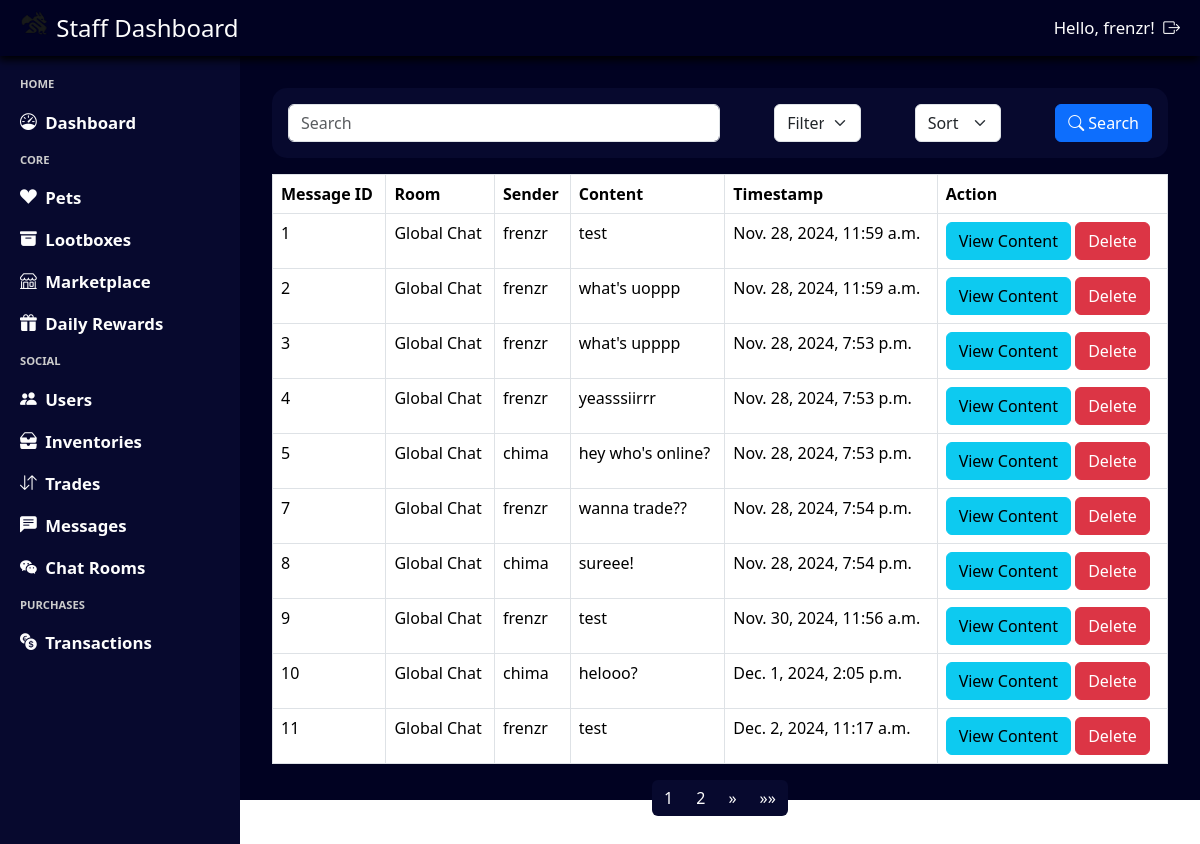
The app's page /staff/chats/ (signed in) with its own data.
### chat/models.py (models this page shows, shortened)
class Message(models.Model):
    room = models.ForeignKey(ChatRoom, on_delete=models.CASCADE, related_name="messages")
    sender = models.ForeignKey(User, on_delete=models.CASCADE, related_name="sent_messages")
    content = models.TextField()
    timestamp = models.DateTimeField(auto_now_add=True)

class ChatRoom(models.Model):
    ROOM_TYPES = [
        ('global', 'Global'),
        ('private', 'Private')
    ]
    type = models.CharField(max_length=10, choices=ROOM_TYPES)
    name = models.CharField(max_length=100, unique=True)
    members = models.ManyToManyField(User, blank=True)

### admin_system/views.py (the view, shortened to what this page needs)
# urls.py: path('chats/', views.query_chats, name='query_chats'),
@login_required(login_url='admin_login')
@user_passes_test(login_url='admin_login', test_func=is_staff)
def query_chats(request):
    query = request.GET.get('search', '')
    filter_by = request.GET.get('filter', '')
    sort_by = request.GET.get('sort', '')
    messages = Message.objects.all()
    if sort_by == 'descending':
        messages = messages.reverse()
    paginator = Paginator(messages, 10)  # Show 10 messages per page
    page_number = request.GET.get('page')
    page_obj = paginator.get_page(page_number)
    return render(request, 'staff_messages.html', {'page_obj': page_obj})

### admin_system/views.py (called while the page is built)
def is_staff(user):
    return user.is_staff

### base_template/context_processor.py (called while the page is built)
def profile_context(request):
    if request.user.is_authenticated:
        try:
            profile = Profile.objects.get(user = request.user)
            return {'navbar_profile': profile}
        except Profile.DoesNotExist:
            return {'navbar_profile': None}
    return {'navbar_profile': None}

### notification/context_processor.py (called while the page is built)
def notification_context(request):
    if request.user.is_authenticated:
        notifications = Notification.objects.filter(user=request.user, notif_status=Notification.Status.unread).count()
        return {'notifications': notifications}
    return {'notifications': 0}

### admin_system/templates/staff_messages.html (shortened to what this page needs)
{% extends "staff_template.html" %}
{% load static %}
{% block css %}
    <link rel="stylesheet" href="{% static 'staff_messages.css' %}"/>
{% endblock %}
{% block content %}
<div class="staff-messages-container">
    <form class="staff-messages-header" method="get" action="{% url 'query_chats' %}">
        <div id="search-container">
            <input type="text" name="search" class="form-control staff-messages-header-search" placeholder="Search" aria-label="Search" aria-describedby="basic-addon1">
        </div>
        <select name="filter" class="form-select staff-messages-header-filter" aria-label="Filter">
            <option value="message_id" selected>Filter by: Message ID</option>
        </select>
        <select name="sort" class="form-select staff-messages-header-sort" aria-label="Sort">
            <option value="" selected disabled>Sort by:</option>
        </select>
        <button class="btn btn-primary staff-messages-header-button" id="staff-messages-header-button-search">
            <i class="bi bi-search"></i>
            Search
        </button>
    </form>
    <table class="table table-bordered">
        <thead>
            <tr>
                <th>Message ID</th>
                <th>Room</th>
                <th>Sender</th>
                <th>Content</th>
                <th>Timestamp</th>
                <th>Action</th>
            </tr>
        </thead>
        <tbody>
            {% for message in page_obj %}
            <tr>
                <td>{{ message.id }}</td>
                <td>{{ message.room.name }}</td>
                <td>{{ message.sender.username }}</td>
                <td>{{ message.content|truncatechars:20 }}</td>
                <td>{{ message.timestamp }}</td>
                <td>
                    <button type="button" class="btn btn-info" data-toggle="modal" data-target="#viewMessageModal{{ message.id }}">View Content</button>
                    <button type="button" class="btn btn-danger" data-toggle="modal" data-target="#deleteMessageModal{{ message.id }}">Delete</button>
                </td>
            </tr>
            {% endfor %}
        </tbody>
    </table>
    <nav aria-label="Page navigation">
        <ul class="pagination">
            {% for num in page_obj.paginator.page_range %}
                {% if page_obj.number == num %}
                    <li class="page-item active"><a class="page-link" href="#">{{ num }}</a></li>
                {% elif num > page_obj.number|add:'-3' and num < page_obj.number|add:'3' %}
                    <li class="page-item"><a class="page-link" href="?page={{ num }}">{{ num }}</a></li>
                {% endif %}
            {% endfor %}
            {% if page_obj.has_next %}
            <li class="page-item">
                <a class="page-link" href="?page={{ page_obj.next_page_number }}" aria-label="Next">
                    <span aria-hidden="true">&raquo;</span>
                </a>
            </li>
            <li class="page-item">
                <a class="page-link" href="?page={{ page_obj.paginator.num_pages }}" aria-label="Last">
                    <span aria-hidden="true">&raquo;&raquo;</span>
                </a>
            </li>
            {% endif %}
        </ul>
    </nav>
</div>
{% endblock %}

### admin_system/templates/staff_template.html (shortened to what this page needs)
{% load static %}
<html>
    <head>
        <link rel="stylesheet" type="text/css" href="{% static 'staff_template.css' %}">
        <link rel="stylesheet" href="https://cdn.jsdelivr.net/npm/bootstrap@5.3.3/dist/css/bootstrap.min.css">
        <link rel="stylesheet" href="https://cdn.jsdelivr.net/npm/bootstrap-icons@1.11.3/font/bootstrap-icons.min.css">
        {% block css %}{% endblock %}
    </head>
    <body>
        <div class = "staff-template-container">
            <div class = "staff-template-navbar">
                <div class = "staff-template-navbar-title">
                    <img src="{% static 'logo.png' %}" alt="Logo" width="30" height="24" class="d-inline-block align-text-top">
                    Staff Dashboard
                </div>
                <div class = "staff-template-navbar-auth">
                    Hello, {{ user.username }}!
                    <a class = "staff-template-navbar-auth-item" href="{% url "staff_logout" %}">
                        <i class="bi bi-box-arrow-right"></i>
                    </a>
                </div>
            </div>
            <div class = "staff-template-left">
                HOME
                <a class = "staff-template-left-item" href="{% url 'staff_dashboard' %}">
                    <i class="bi bi-speedometer"></i>Dashboard
                </a>
                CORE
                <a class = "staff-template-left-item" href="{% url 'staff_pets' %}">
                    <i class="bi bi-suit-heart-fill"></i>Pets
                </a>
                <a class = "staff-template-left-item"  href="{% url 'staff_lootboxes' %}">
                    <i class="bi bi-archive-fill"></i>Lootboxes
                </a>
                <a class = "staff-template-left-item"  href="{% url 'staff_marketplace' %}">
                    <i class="bi bi-shop"></i>Marketplace
                </a>
                <a class = "staff-template-left-item"  href="{% url 'query_staff_rewards' %}">
                    <i class="bi bi-gift-fill"></i>Daily Rewards
                </a>
                SOCIAL
                <a class = "staff-template-left-item" href="{% url 'staff_users' %}">
                    <i class="bi bi-people-fill"></i>Users
                </a>
                <a class = "staff-template-left-item" href="{% url 'query_inventory' %}">
                    <i class="bi bi-inboxes-fill"></i>Inventories
                </a>
                <a class = "staff-template-left-item" href="{% url 'query_trades' %}">
                    <i class="bi bi-arrow-down-up"></i>Trades
                </a>
                <a class = "staff-template-left-item" href="{% url 'query_chats' %}">
                    <i class="bi bi-chat-left-text-fill"></i>Messages
                </a>
                <a class = "staff-template-left-item" href="{% url 'query_chat_rooms' %}">
                    <i class="bi bi-wechat"></i>Chat Rooms
                </a>
                PURCHASES
                <a class = "staff-template-left-item" href="{% url 'staff_transactions' %}">
                    <i class="bi bi-currency-exchange"></i>Transactions
                </a>
            </div>
            <div class = "staff-template-content">
                {% block content %}
                {% endblock %}
            </div>
        </div>
    </body>
</html>

### base_template/static/staff_template.css (style rules this page uses)
* { box-sizing: border-box; color: #fdfdfd; }
html, body { height: 100%; margin: 0; overflow: hidden; }
.staff-template-container { background-color: #010222; height: 100dvh; width: 100dvw; display: grid; grid-template-columns: 0.25fr 1fr; grid-template-rows: 56px 1fr; grid-template-areas: "navbar navbar" "sidebar main-content"; }
.staff-template-navbar { grid-area: navbar; background-color: #010222; display: flex; align-items: center; justify-content: space-between; padding: 0 20px; font-size: 1.5em; font-weight: 500; gap: 0.5em; filter: drop-shadow(-1px 4px 4px #000000); }
.staff-template-navbar-auth { display: flex; gap: 0.5em; align-items: center; font-size: 0.7em; font-weight: medium; }
.staff-template-left { grid-area: sidebar; background-color: #07092E; display: flex; flex-direction: column; align-items: left; padding: 20px; gap: 1.5em; color: #CCCCCC; font-size: 0.7em; font-weight: 600; }
.staff-template-left-item { display: flex; gap: 0.5em; align-items: center; font-size: 1.5em; }
a { color: #fdfdfd !important; text-decoration: none !important; }
select option { color: #1a1a1a !important; }
.pagination > .page-item > .page-link { background-color: #07092E; color: #fdfdfd; border: none; }

### base_template/static/staff_messages.css (style rules this page uses)
.staff-messages-container { width: 100%; height: 100%; display: flex; flex-direction: column; align-items: center; padding: 2em; overflow-y: auto; }
.staff-messages-header { display: flex; justify-content: space-between; align-items: center; width: 100%; padding: 1em; background-color: #07092E; border-radius: 15px; }
#search-container { width: 50%; }
.staff-messages-header-filter { width: 10%; }
.staff-messages-header-sort { width:10%; }
li { color: #1a1a1a; }
li::marker { color: #1a1a1a; }

### records on screen
Message: id "1", room.name "Global Chat", sender.username "frenzr", content "test", timestamp "Nov. 28, 2024, 11:59 a.m."
Message: id "2", room.name "Global Chat", sender.username "frenzr", content "what's uoppp", timestamp "Nov. 28, 2024, 11:59 a.m."
Message: id "3", room.name "Global Chat", sender.username "frenzr", content "what's upppp", timestamp "Nov. 28, 2024, 7:53 p.m."
Message: id "4", room.name "Global Chat", sender.username "frenzr", content "yeasssiirrr", timestamp "Nov. 28, 2024, 7:53 p.m."
Message: id "5", room.name "Global Chat", sender.username "chima", content "hey who's online?", timestamp "Nov. 28, 2024, 7:53 p.m."
Message: id "7", room.name "Global Chat", sender.username "frenzr", content "wanna trade??", timestamp "Nov. 28, 2024, 7:54 p.m."
Message: id "8", room.name "Global Chat", sender.username "chima", content "sureee!", timestamp "Nov. 28, 2024, 7:54 p.m."
Message: id "9", room.name "Global Chat", sender.username "frenzr", content "test", timestamp "Nov. 30, 2024, 11:56 a.m."
Message: id "10", room.name "Global Chat", sender.username "chima", content "helooo?", timestamp "Dec. 1, 2024, 2:05 p.m."
Message: id "11", room.name "Global Chat", sender.username "frenzr", content "test", timestamp "Dec. 2, 2024, 11:17 a.m."

### other values on screen
{{ user.username }} "frenzr"
{{ num }} "1"
{{ num }} "2"
